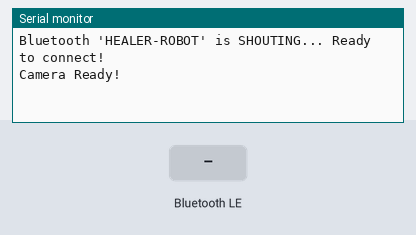
The sketch below on a simulated ESP32. On the bench: the last lines printed to the serial monitor. The test bench sets the inputs (shaded band). Nothing arrives over Bluetooth unless stated; the camera gives no picture; a phone connects over Bluetooth LE 3 s after start.

Above: at 3.5 s.
3.6 s: Bluetooth LE write "1" received
At 4.5 s:
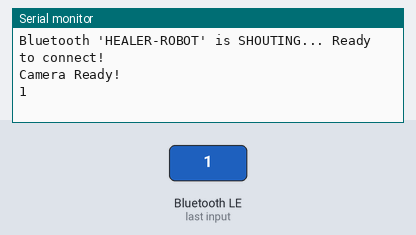
5.1 s: Bluetooth LE write "0" received
At 5.6 s:
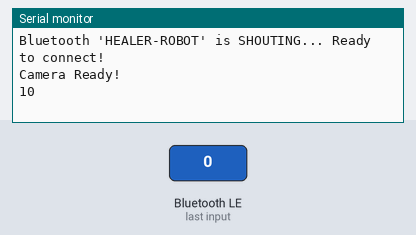

Measured:
- after the input at 3.6 s, the serial monitor: prints a new line after 0.05 s (image 1)
- after the input at 5.1 s, the serial monitor: prints a new line after 0.05 s (image 2)

The sketch:

H.E.A.L.E.R_ESP32CAM.ino
```cpp
/*
 * H.E.A.L.E.R - ESP32-CAM Safe Mode Firmware
 */

#include <BLEDevice.h>
#include <BLEServer.h>
#include <BLEUtils.h>
#include <BLE2902.h>
#include "esp_camera.h"
#include "Arduino.h"
#include "FS.h"
#include "SD_MMC.h"
#include "soc/soc.h"
#include "soc/rtc_cntl_reg.h"

#define SERVICE_UUID           "6E400001-B5A3-F393-E0A9-E50E24DCCA9E"
#define CHARACTERISTIC_UUID_RX "6E400002-B5A3-F393-E0A9-E50E24DCCA9E"
#define CHARACTERISTIC_UUID_TX "6E400003-B5A3-F393-E0A9-E50E24DCCA9E"

// --- Configuration ---
const int TRIGGER_PIN = 12; // Moved from 13 to 12 to avoid SD Card/LED conflicts
const int BAUD_RATE = 9600;
const int CAPTURE_INTERVAL = 5000; // Increased to 5 seconds to prevent overheating

BLEServer *pServer = NULL;
BLECharacteristic *pTxCharacteristic;
bool deviceConnected = false;

// AI-Thinker Pinout
#define PWDN_GPIO_NUM     32
#define RESET_GPIO_NUM    -1
#define XCLK_GPIO_NUM      0
#define SIOD_GPIO_NUM     26
#define SIOC_GPIO_NUM     27
#define Y9_GPIO_NUM       35
#define Y8_GPIO_NUM       34
#define Y7_GPIO_NUM       39
#define Y6_GPIO_NUM       36
#define Y5_GPIO_NUM       21
#define Y4_GPIO_NUM       19
#define Y3_GPIO_NUM       18
#define Y2_GPIO_NUM        5
#define VSYNC_GPIO_NUM    25
#define HREF_GPIO_NUM     23
#define PCLK_GPIO_NUM     22

class MyServerCallbacks: public BLEServerCallbacks {
    void onConnect(BLEServer* pServer) { deviceConnected = true; };
    void onDisconnect(BLEServer* pServer) {
      deviceConnected = false;
      pServer->getAdvertising()->start();
    }
};

class MyCallbacks: public BLECharacteristicCallbacks {
    void onWrite(BLECharacteristic *pCharacteristic) {
      String rxValue = pCharacteristic->getValue();
      if (rxValue.length() > 0) {
        Serial.print(rxValue); // Send to Mega
      }
    }
};

void setup() {
  WRITE_PERI_REG(RTC_CNTL_BROWN_OUT_REG, 0); // Disable brownout detector

  // Using the standard Serial (U0T/U0R pins) at 9600 baud to match Mega
  Serial.begin(BAUD_RATE);

  pinMode(TRIGGER_PIN, INPUT_PULLUP);

  // ... (rest of setup)

  BLEDevice::init("HEALER-ROBOT");
  pServer = BLEDevice::createServer();
  pServer->setCallbacks(new MyServerCallbacks());
  BLEService *pService = pServer->createService(SERVICE_UUID);
  pTxCharacteristic = pService->createCharacteristic(CHARACTERISTIC_UUID_TX, BLECharacteristic::PROPERTY_NOTIFY);
  pTxCharacteristic->addDescriptor(new BLE2902());
  BLECharacteristic *pRxCharacteristic = pService->createCharacteristic(CHARACTERISTIC_UUID_RX, BLECharacteristic::PROPERTY_WRITE);
  pRxCharacteristic->setCallbacks(new MyCallbacks());
  pService->start();

  // --- Optimized Advertising for Handshake Stability ---
  BLEAdvertising *pAdvertising = BLEDevice::getAdvertising();
  pAdvertising->addServiceUUID(SERVICE_UUID);
  pAdvertising->setScanResponse(true); // Full identity for GATT handshake
  pAdvertising->setMinPreferred(0x06);
  pAdvertising->setMinPreferred(0x12);

  BLEDevice::startAdvertising();
  Serial.println("Bluetooth 'HEALER-ROBOT' is SHOUTING... Ready to connect!");

  // Give BLE stack time to stabilize before Camera power-on
  delay(2000);

  camera_config_t config;
  config.ledc_channel = LEDC_CHANNEL_0;
  config.ledc_timer = LEDC_TIMER_0;
  config.pin_d0 = Y2_GPIO_NUM;
  config.pin_d1 = Y3_GPIO_NUM;
  config.pin_d2 = Y4_GPIO_NUM;
  config.pin_d3 = Y5_GPIO_NUM;
  config.pin_d4 = Y6_GPIO_NUM;
  config.pin_d5 = Y7_GPIO_NUM;
  config.pin_d6 = Y8_GPIO_NUM;
  config.pin_d7 = Y9_GPIO_NUM;
  config.pin_xclk = XCLK_GPIO_NUM;
  config.pin_pclk = PCLK_GPIO_NUM;
  config.pin_vsync = VSYNC_GPIO_NUM;
  config.pin_href = HREF_GPIO_NUM;
  config.pin_sscb_sda = SIOD_GPIO_NUM;
  config.pin_sscb_scl = SIOC_GPIO_NUM;
  config.pin_pwdn = PWDN_GPIO_NUM;
  config.pin_reset = RESET_GPIO_NUM;
  config.xclk_freq_hz = 5000000; // Lowered to 5MHz (Ultra Stable Mode)
  config.pixel_format = PIXFORMAT_JPEG;

  // Minimal Resolution for testing
  config.frame_size = FRAMESIZE_QVGA;
  config.jpeg_quality = 15;
  config.fb_count = 1;

  esp_err_t err = esp_camera_init(&config);
  if (err != ESP_OK) {
    Serial.printf("Camera init failed with error 0x%x\n", err);
  } else {
    Serial.println("Camera Ready!");
  }
}

void loop() {
  // Bridge Bluetooth data to Serial (Mega) - Non-blocking character read
  while (Serial.available() > 0) {
    char c = Serial.read();
    static String msgBuffer = "";
    if (c == '\n') {
      if (deviceConnected) {
        String fullMsg = msgBuffer + "\n";
        pTxCharacteristic->setValue(fullMsg.c_str());
        pTxCharacteristic->notify();
      }
      msgBuffer = "";
    } else if (c != '\r') {
      msgBuffer += c;
    }
  }
}

void capturePhoto() {
  camera_fb_t * fb = esp_camera_fb_get();
  if (!fb) {
    Serial.println("Camera Capture Failed - Check Power or Cable");
    return;
  }

  Serial.printf("Success! Photo Captured: %d bytes\n", fb->len);
  esp_camera_fb_return(fb);
}
```
